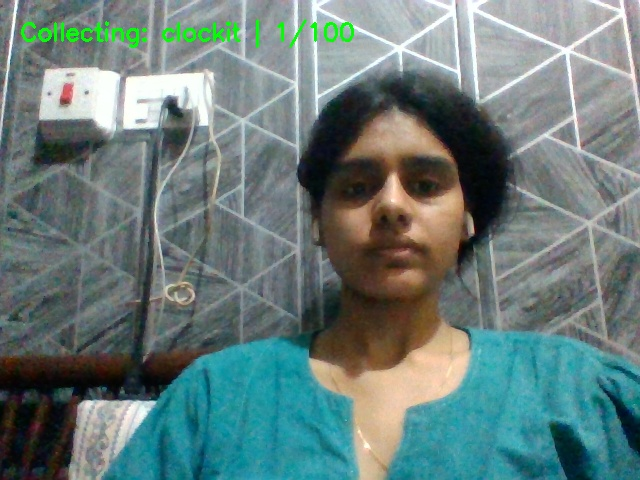
#> input picture dataset/clockit/clockit_1.jpg, 640 x 480 px, found by its file name; its folder holds only this picture in this run
$ python view_dataset.py
#> lines starting #> are read from the running program, lines starting #| are printed output that depends on the picture; after the words box and inside, x2 and y2 are one past the last pixel; in counts of white or black regions, pixels touching at a corner belong together
import cv2
import os
import random

DATASET_PATH = "dataset"


def view_random_images():
    signs = os.listdir(DATASET_PATH)

    for sign in signs:
        sign_path = os.path.join(DATASET_PATH, sign)

        if not os.path.isdir(sign_path):
            continue

        images = os.listdir(sign_path)

        if len(images) == 0:
            print(f"No images found for {sign}")
            continue

        random_image = random.choice(images)
        image_path = os.path.join(sign_path, random_image)

        image = cv2.imread(image_path)
#> image is the input picture: shape (480, 640, 3); mean B, G, R 122.8, 125, 104.7

        if image is None:
            print(f"Could not read image: {image_path}")
            continue

        cv2.putText(
            image,
            f"Class: {sign}",
            (20, 40),
            cv2.FONT_HERSHEY_SIMPLEX,
            1,
            (0, 255, 0),
            2
        )
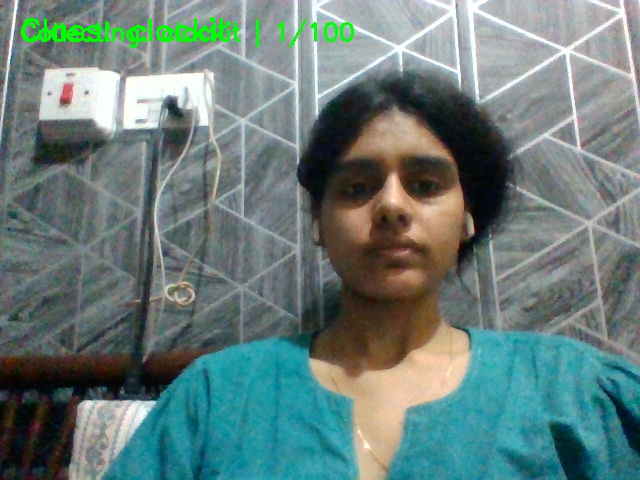
#> image: shape (480, 640, 3); 0.44% of pixels changed, all inside (x1, y1, x2, y2) = (22, 17, 228, 42)

        cv2.imshow("Dataset Viewer", image)
        print(f"Showing image: {image_path}")

        key = cv2.waitKey(0)
#> (key q is pressed here)

        if key == ord("q"):
            break

    cv2.destroyAllWindows()


if __name__ == "__main__":
    view_random_images()

$ run again, on dataset/good/good_12.jpg
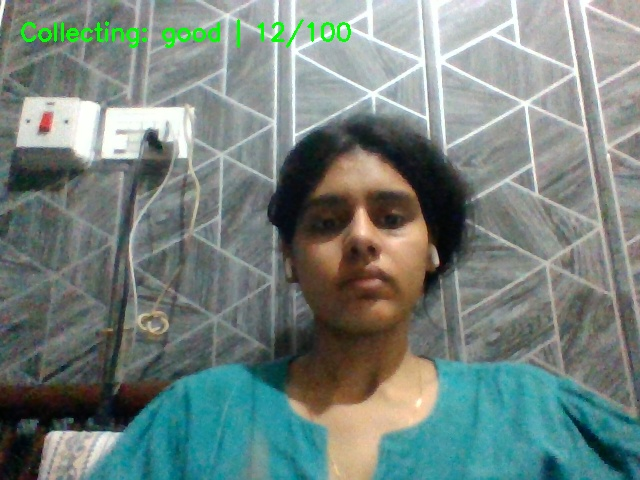
#> input picture dataset/good/good_12.jpg, 640 x 480 px, found by its file name
#> in view_random_images, image is the input picture: shape (480, 640, 3); mean B, G, R 125.8, 130.9, 116.3
#> in view_random_images, `cv2.putText( image, f"Class: {sign}", (20, 40), cv2.FONT_HERSHEY_SIMPL..`:
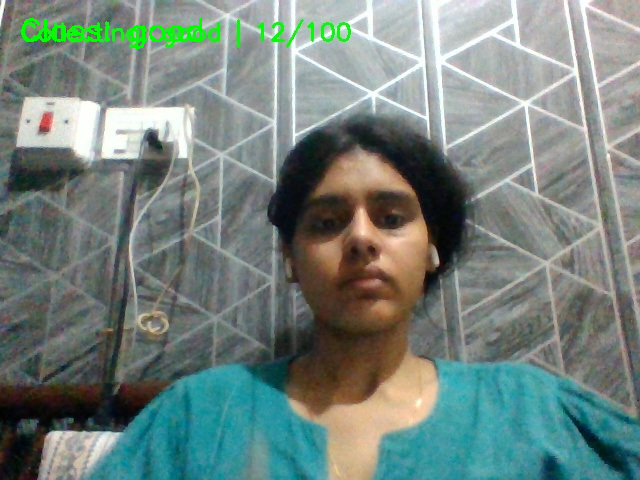
#> image: shape (480, 640, 3); 0.4% of pixels changed, all inside (x1, y1, x2, y2) = (22, 18, 202, 49)

$ run again, on dataset/good/good_14.jpg
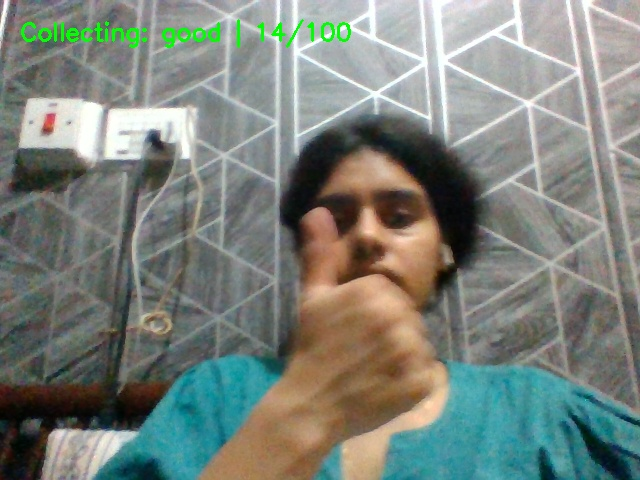
#> input picture dataset/good/good_14.jpg, 640 x 480 px, found by its file name
#> in view_random_images, image is the input picture: shape (480, 640, 3); mean B, G, R 123.2, 130.5, 123.2
#> in view_random_images, `cv2.putText( image, f"Class: {sign}", (20, 40), cv2.FONT_HERSHEY_SIMPL..`:
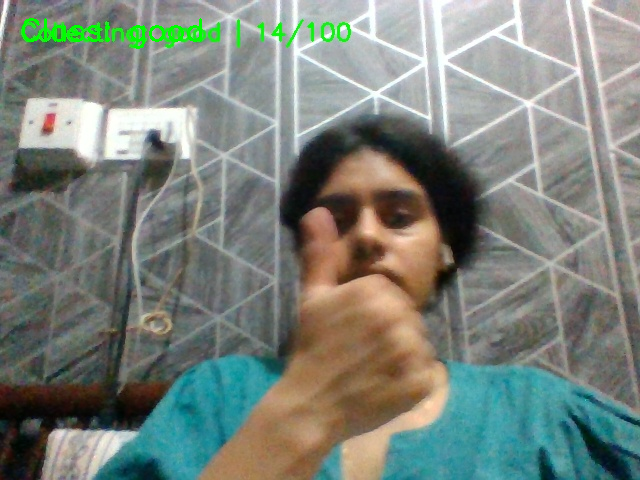
#> image: shape (480, 640, 3); 0.4% of pixels changed, all inside (x1, y1, x2, y2) = (22, 18, 202, 49)

$ run again, on dataset/clockit/clockit_10.jpg
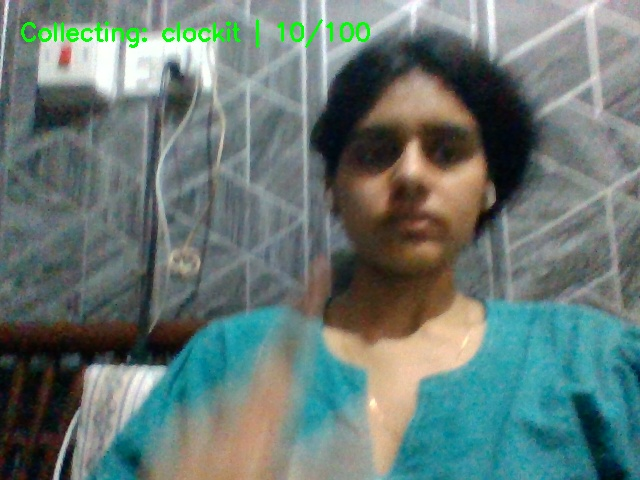
#> input picture dataset/clockit/clockit_10.jpg, 640 x 480 px, found by its file name
#> in view_random_images, image is the input picture: shape (480, 640, 3); mean B, G, R 116.3, 120.6, 103.6
#> in view_random_images, `cv2.putText( image, f"Class: {sign}", (20, 40), cv2.FONT_HERSHEY_SIMPL..`:
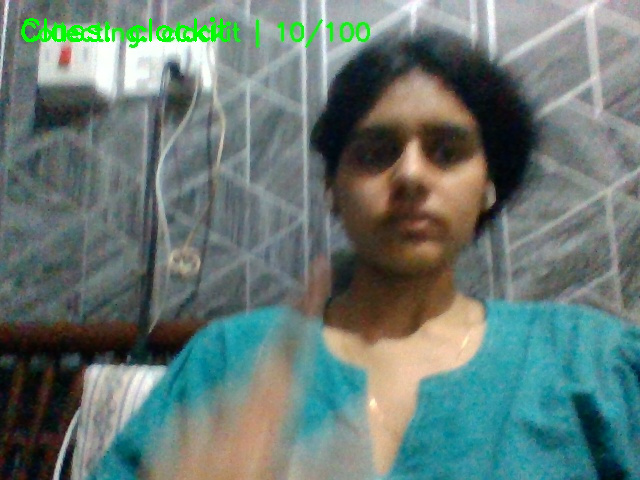
#> image: shape (480, 640, 3); 0.44% of pixels changed, all inside (x1, y1, x2, y2) = (22, 17, 228, 42)
